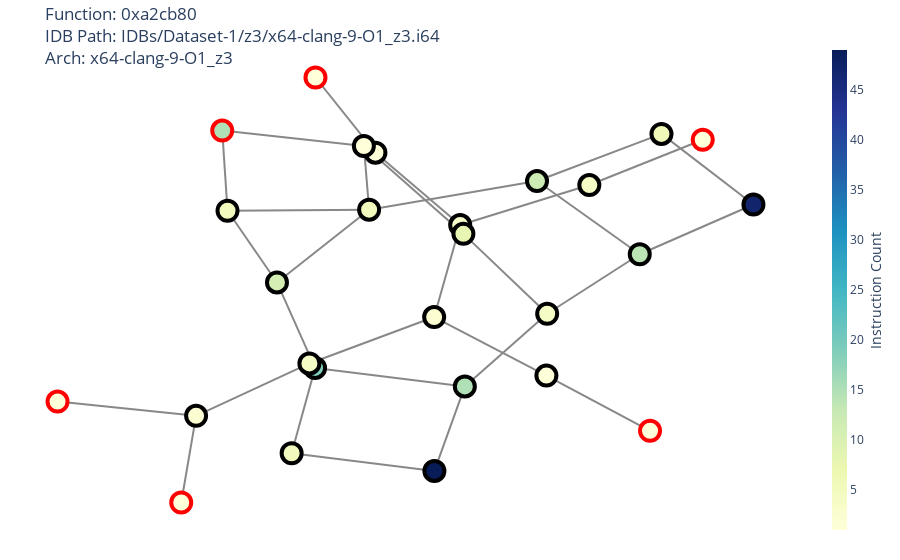
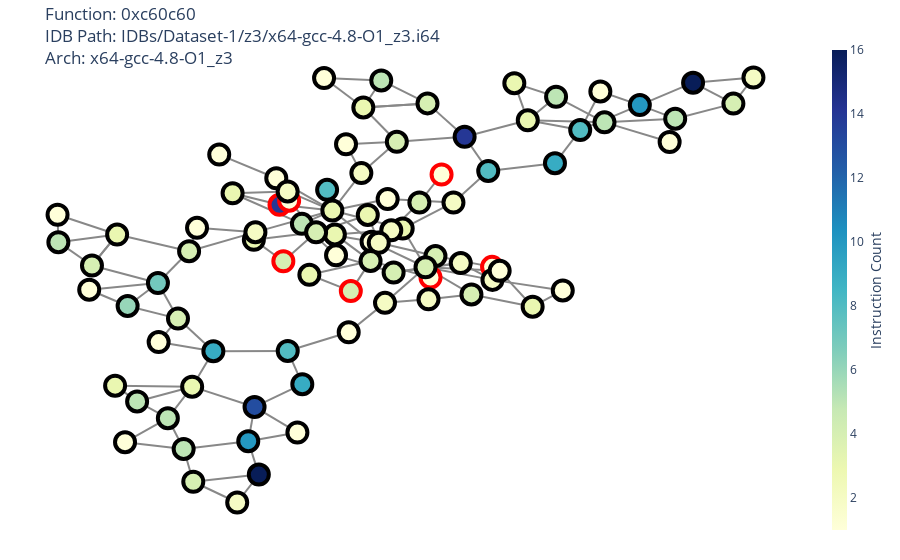
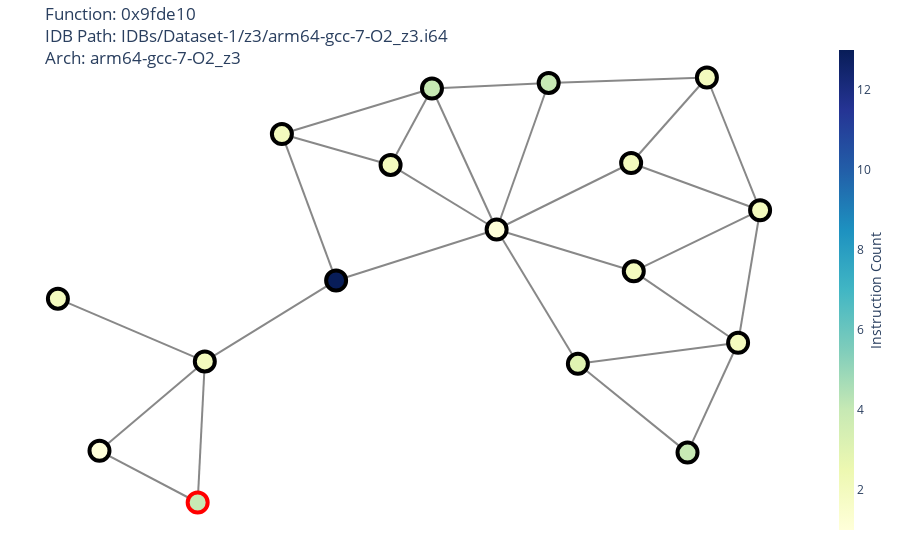
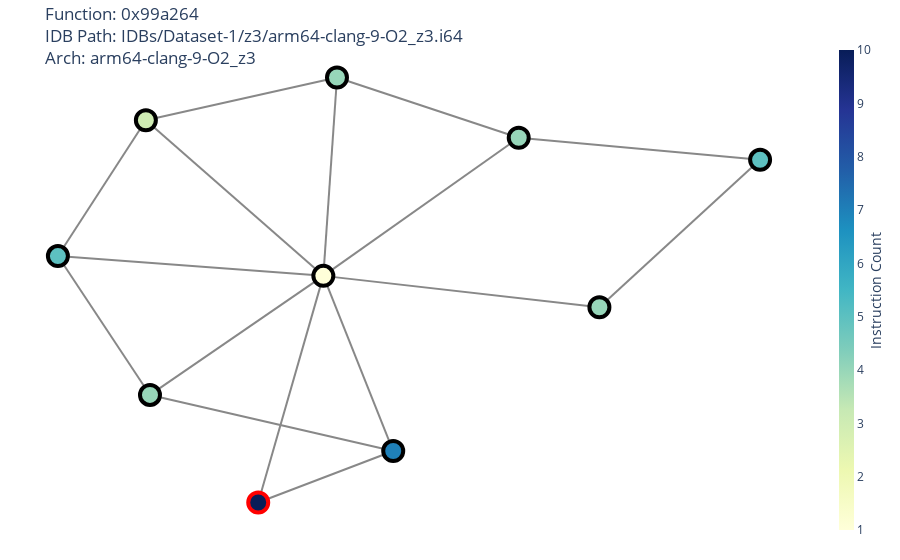

These figures' notebook cell, in order:
### Code cell
for i in range(0,10):
    for f in setup(i):
        f.show()

### Figure 1 — Plotly figure (JSON) as saved in the notebook; plotly's stock layout.template omitted (floating-point values rounded to 4 significant figures)
{"data": [{"hoverinfo": "none", "line": {"color": "#888", "width": 2}, "mode": "lines", "type": "scatter", "x": [-0.5333, -0.1444, null, 0.03487, 0.03487, null, 0.5988, 0.3445, null, -0.5478, -0.5333, null, -0.1444, 0.3167, null, -0.3572, 0.03487, null, 0.4603, 0.1057, null, 0.3167, 0.6584, null, 0.627, 0.3424, null, 0.3424, 0.03417, null, 0.3445, 0.1145, null, -0.2928, -0.3572, null, -0.6604, -0.6196, null, -1, -0.6196, null, -0.2928, 0.1185, null, -0.5333, -0.3974, null, -0.5478, -0.1588, null, -0.1444, -0.1588, null, 0.03417, -0.3084, null, -0.2917, -0.1271, null, 0.911, 0.5988, null, 0.911, 0.911, null, -0.3974, -0.2928, null, 0.7717, 0.4603, null, -0.6196, -0.3084, null, 0.03487, 0.1185, null, -0.1271, 0.1057, null, -0.3974, -0.1444, null, 0.1185, 0.3445, null, 0.3167, 0.5988, null, 0.1057, 0.03417, null, 0.6584, 0.911, null, -0.1588, 0.1145, null], "y": [0.3081, 0.313, null, -0.846, -0.846, null, 0.1153, -0.1488, null, 0.6638, 0.3081, null, 0.313, 0.4399, null, -0.7674, -0.846, null, 0.4221, 0.2447, null, 0.4399, 0.649, null, -0.6677, -0.4231, null, -0.4231, -0.1634, null, -0.1488, 0.2056, null, -0.389, -0.7674, null, -0.9859, -0.6014, null, -0.5382, -0.6014, null, -0.389, -0.4711, null, 0.3081, -0.009869, null, 0.6638, 0.5954, null, 0.313, 0.5954, null, -0.1634, -0.3692, null, 0.8992, 0.5658, null, 0.3359, 0.1153, null, 0.3359, 0.3359, null, -0.009869, -0.389, null, 0.623, 0.4221, null, -0.6014, -0.3692, null, -0.846, -0.4711, null, 0.5658, 0.2447, null, -0.009869, 0.313, null, -0.4711, -0.1488, null, 0.4399, 0.1153, null, 0.2447, -0.1634, null, 0.649, 0.3359, null, 0.5954, 0.2056, null]}, {"marker": {"color": [15, 1, 1, 1, 1, 1, 19, 5, 11, 6, 1, 1, 5, 12, 4, 47, 4, 14, 3, 2, 5, 15, 4, 8, 1, 49, 2], "colorbar": {"thickness": 15, "title": {"side": "right", "text": "Instruction Count"}, "xanchor": "left"}, "colorscale": [[0, "rgb(255,255,217)"], [0.125, "rgb(237,248,177)"], [0.25, "rgb(199,233,180)"], [0.375, "rgb(127,205,187)"], [0.5, "rgb(65,182,196)"], [0.625, "rgb(29,145,192)"], [0.75, "rgb(34,94,168)"], [0.875, "rgb(37,52,148)"], [1, "rgb(8,29,88)"]], "line": {"color": ["red", "red", "red", "red", "red", "red", "black", "black", "black", "black", "black", "black", "black", "black", "black", "black", "black", "black", "black", "black", "black", "black", "black", "black", "black", "black", "black"], "width": 4}, "reversescale": false, "showscale": true, "size": 20}, "mode": "markers", "text": ["['push', 'push', 'push', 'push', 'push', 'push', 'sub', 'mov', 'mov', 'mov', 'mov', 'mov', 'call', 'test', 'je']", "['jmp']", "['jmp']", "['jmp']", "['jmp']", "['jmp']", "['mov', 'mov', 'call', 'xor', 'mov', 'xor', 'call', 'mov', 'call', 'mov', 'mov', 'call', 'mov', 'mov', 'lea', 'call', 'mov', 'test', 'je']", "['lea', 'lea', 'lea', 'mov', 'nop']", "['mov', 'mov', 'call', 'mov', 'xor', 'call', 'mov', 'mov', 'call', 'test', 'je']", "['xor', 'lea', 'lea', 'mov', 'mov', 'nop']", "['mov']", "['mov']", "['mov', 'mov', 'call', 'test', 'je']", "['mov', 'mov', 'call', 'mov', 'call', 'mov', 'mov', 'lea', 'call', 'mov', 'test', 'je']", "['mov', 'lea', 'call', 'jmp']", "['mov', 'call', 'mov', 'mov', 'call', 'mov', 'mov', 'mov', 'call', 'mov', 'mov', 'mov', 'call', 'mov', 'mov', 'call', 'mov', 'mov', 'mov', 'mov', 'mov', 'call', 'mov', 'lea', 'mov', 'call', 'lea', 'mov', 'mov', 'mov', 'mov', 'call', 'lea', 'mov', 'call', 'mov', 'call', 'lea', 'call', 'mov', 'mov', 'call', 'add', 'cmp', 'mov', 'mov', 'jne']", "['mov', 'call', 'mov', 'call']", "['mov', 'lea', 'mov', 'call', 'mov', 'lea', 'call', 'mov', 'mov', 'mov', 'call', 'mov', 'mov', 'call']", "['lea', 'call', 'jmp']", "['mov', 'jmp']", "['mov', 'mov', 'call', 'test', 'je']", "['mov', 'lea', 'mov', 'call', 'mov', 'lea', 'call', 'mov', 'mov', 'mov', 'call', 'mov', 'mov', 'call', 'jmp']", "['lea', 'call', 'mov', 'jmp']", "['add', 'pop', 'pop', 'pop', 'pop', 'pop', 'pop', 'ret']", "['xor']", "['mov', 'mov', 'call', 'mov', 'mov', 'call', 'mov', 'mov', 'mov', 'mov', 'mov', 'call', 'mov', 'mov', 'mov', 'call', 'mov', 'mov', 'call', 'mov', 'mov', 'mov', 'mov', 'call', 'mov', 'lea', 'mov', 'call', 'mov', 'mov', 'mov', 'mov', 'call', 'lea', 'mov', 'call', 'mov', 'mov', 'mov', 'call', 'lea', 'call', 'mov', 'mov', 'call', 'add', 'cmp', 'mov', 'jne']", "['lea', 'call']"], "type": "scatter", "x": [-0.5478, 0.627, 0.7717, -1, -0.6604, -0.2917, -0.2928, -0.3572, -0.3974, 0.6584, 0.3424, -0.1271, -0.5333, 0.3167, 0.4603, 0.911, -0.3084, 0.5988, 0.1057, -0.6196, -0.1444, 0.1185, 0.3445, 0.1145, -0.1588, 0.03487, 0.03417], "y": [0.6638, -0.6677, 0.623, -0.5382, -0.9859, 0.8992, -0.389, -0.7674, -0.009869, 0.649, -0.4231, 0.5658, 0.3081, 0.4399, 0.4221, 0.3359, -0.3692, 0.1153, 0.2447, -0.6014, 0.313, -0.4711, -0.1488, 0.2056, 0.5954, -0.846, -0.1634]}], "layout": {"hovermode": "closest", "margin": {"b": 20, "l": 5, "r": 5, "t": 40}, "showlegend": false, "title": {"text": "Function: 0xa2cb80<br>IDB Path: IDBs/Dataset-1/z3/x64-clang-9-O1_z3.i64<br>Arch: x64-clang-9-O1_z3"}, "xaxis": {"showgrid": false, "showticklabels": false, "zeroline": false}, "yaxis": {"showgrid": false, "showticklabels": false, "zeroline": false}}}

### Figure 2 — Plotly figure (JSON) as saved in the notebook; plotly's stock layout.template omitted (floating-point values rounded to 4 significant figures; data arrays with more than 128 entries replaced by an {"elided": "..."} marker saying what was removed)
{"data": [{"hoverinfo": "none", "line": {"color": "#888", "width": 2}, "mode": "lines", "type": "scatter", "x": {"elided": "396 float values"}, "y": {"elided": "396 float values"}}, {"marker": {"color": [4, 14, 1, 1, 1, 4, 1, 4, 8, 2, 2, 3, 3, 3, 1, 1, 1, 2, 1, 1, 5, 2, 8, 1, 3, 9, 2, 2, 1, 8, 1, 3, 1, 16, 16, 5, 9, 1, 3, 1, 1, 2, 1, 1, 5, 3, 1, 1, 1, 5, 3, 2, 1, 3, 4, 5, 6, 5, 4, 5, 4, 4, 9, 5, 4, 5, 2, 10, 4, 4, 10, 13, 2, 14, 4, 2, 2, 4, 4, 8, 7, 4, 4, 3, 3, 3, 3, 4, 3], "colorbar": {"thickness": 15, "title": {"side": "right", "text": "Instruction Count"}, "xanchor": "left"}, "colorscale": [[0, "rgb(255,255,217)"], [0.125, "rgb(237,248,177)"], [0.25, "rgb(199,233,180)"], [0.375, "rgb(127,205,187)"], [0.5, "rgb(65,182,196)"], [0.625, "rgb(29,145,192)"], [0.75, "rgb(34,94,168)"], [0.875, "rgb(37,52,148)"], [1, "rgb(8,29,88)"]], "line": {"color": ["red", "red", "red", "red", "red", "red", "red", "black", "black", "black", "black", "black", "black", "black", "black", "black", "black", "black", "black", "black", "black", "black", "black", "black", "black", "black", "black", "black", "black", "black", "black", "black", "black", "black", "black", "black", "black", "black", "black", "black", "black", "black", "black", "black", "black", "black", "black", "black", "black", "black", "black", "black", "black", "black", "black", "black", "black", "black", "black", "black", "black", "black", "black", "black", "black", "black", "black", "black", "black", "black", "black", "black", "black", "black", "black", "black", "black", "black", "black", "black", "black", "black", "black", "black", "black", "black", "black", "black", "black"], "width": 4}, "reversescale": false, "showscale": true, "size": 20}, "mode": "markers", "text": ["['mov', 'mov', 'test', 'je']", "['push', 'push', 'push', 'push', 'push', 'push', 'sub', 'mov', 'mov', 'mov', 'mov', 'xor', 'cmp', 'jne']", "['mov']", "['mov']", "['mov']", "['mov', 'mov', 'test', 'je']", "['mov']", "['mov', 'mov', 'test', 'je']", "['add', 'pop', 'pop', 'pop', 'pop', 'pop', 'pop', 'ret']", "['cmp', 'je']", "['cmp', 'jne']", "['mov', 'mov', 'call']", "['mov', 'mov', 'call']", "['mov', 'call', 'jmp']", "['jmp']", "['add']", "['jmp']", "['cmp', 'jne']", "['jmp']", "['jmp']", "['mov', 'sub', 'mov', 'test', 'jne']", "['mov', 'call']", "['mov', 'mov', 'lea', 'mov', 'mov', 'mov', 'test', 'je']", "['mov']", "['mov', 'cmp', 'je']", "['mov', 'lea', 'lea', 'mov', 'lea', 'mov', 'lea', 'mov', 'jmp']", "['cmp', 'jne']", "['mov', 'call']", "['mov']", "['mov', 'mov', 'lea', 'mov', 'mov', 'mov', 'test', 'je']", "['jmp']", "['mov', 'cmp', 'je']", "['add']", "['add', 'mov', 'mov', 'shl', 'call', 'mov', 'mov', 'mov', 'shl', 'mov', 'mov', 'mov', 'call', 'mov', 'cmp', 'je']", "['add', 'mov', 'mov', 'shl', 'call', 'mov', 'mov', 'mov', 'shl', 'mov', 'mov', 'mov', 'call', 'mov', 'cmp', 'je']", "['mov', 'mov', 'mov', 'cmp', 'jne']", "['mov', 'lea', 'lea', 'mov', 'lea', 'mov', 'lea', 'mov', 'jmp']", "['call']", "['mov', 'mov', 'call']", "['call']", "['mov']", "['cmp', 'jne']", "['jmp']", "['add']", "['mov', 'sub', 'mov', 'test', 'jne']", "['mov', 'call', 'jmp']", "['call']", "['call']", "['call']", "['mov', 'sub', 'mov', 'test', 'jne']", "['mov', 'mov', 'call']", "['mov', 'jmp']", "['call']", "['mov', 'cmp', 'jne']", "['mov', 'mov', 'test', 'je']", "['mov', 'sub', 'mov', 'test', 'jne']", "['mov', 'mov', 'sub', 'mov', 'test', 'jne']", "['add', 'mov', 'call', 'test', 'je']", "['mov', 'mov', 'test', 'je']", "['mov', 'mov', 'lea', 'test', 'je']", "['mov', 'mov', 'mov', 'mov']", "['mov', 'mov', 'mov', 'mov']", "['mov', 'mov', 'mov', 'mov', 'mov', 'call', 'mov', 'test', 'je']", "['mov', 'mov', 'lea', 'test', 'je']", "['mov', 'mov', 'test', 'je']", "['add', 'mov', 'call', 'test', 'je']", "['mov', 'jmp']", "['mov', 'mov', 'mov', 'mov', 'mov', 'call', 'mov', 'mov', 'cmp', 'jb']", "['mov', 'mov', 'test', 'je']", "['lea', 'call', 'mov', 'call']", "['mov', 'mov', 'mov', 'mov', 'mov', 'call', 'mov', 'mov', 'cmp', 'jb']", "['mov', 'mov', 'mov', 'mov', 'call', 'mov', 'mov', 'mov', 'mov', 'call', 'mov', 'test', 'je']", "['mov', 'jmp']", "['mov', 'mov', 'mov', 'mov', 'mov', 'call', 'mov', 'mov', 'call', 'mov', 'mov', 'lea', 'cmp', 'jae']", "['mov', 'lea', 'cmp', 'je']", "['mov', 'jmp']", "['mov', 'jmp']", "['lea', 'call', 'mov', 'call']", "['mov', 'lea', 'cmp', 'je']", "['mov', 'mov', 'mov', 'mov', 'call', 'mov', 'test', 'je']", "['mov', 'mov', 'mov', 'mov', 'lea', 'cmp', 'jae']", "['lea', 'call', 'test', 'je']", "['lea', 'call', 'test', 'je']", "['add', 'cmp', 'ja']", "['add', 'cmp', 'ja']", "['add', 'cmp', 'jne']", "['add', 'cmp', 'jne']", "['mov', 'mov', 'test', 'je']", "['mov', 'xor', 'je']"], "type": "scatter", "x": [-0.00864, -0.1462, -0.1276, 0.1664, 0.1451, -0.1388, 0.2637, 0.224, -0.05435, 0.1893, 0.05727, -0.03939, 0.3067, -0.0886, -0.01272, 0.4726, 0.06241, 0.1412, 0.4001, -0.03714, 0.3872, -0.2277, 0.2563, 0.6062, -0.2366, -0.1022, 0.2645, 0.7678, -0.444, -0.1303, 0.2784, 0.342, -0.1116, 0.6514, -0.186, -0.103, 0.385, -0.2624, -0.4632, -0.5131, 0.03133, 0.2033, -0.1524, -0.3792, -0.5726, -0.1956, -0.06023, -0.0179, -0.5742, 0.05005, 0.02408, -0.1304, -0.3052, 0.0914, 0.07387, -0.4208, -0.4391, 0.4806, 0.1392, 0.6169, 0.7291, -0.3125, -0.2737, -0.331, -0.3419, -0.3615, 0.01168, -0.2064, -0.5078, 0.1236, 0.5487, -0.1943, 0.0694, 0.2108, -0.3205, -0.1926, 0.04521, 0.1546, 0.08008, 0.4337, -0.3806, 0.02941, -0.07558, -0.4593, 0.01548, 0.3326, -0.3146, 0.1354, -0.04426], "y": [-0.179, 0.156, 0.1722, 0.2738, -0.1264, -0.06306, -0.085, -0.1921, 0.214, 0.1651, -0.2248, 0.041, 0.6284, -0.1158, -0.3391, 0.5963, 0.1787, -0.2111, -0.1764, -0.04022, 0.5755, -1, 0.2876, 0.3999, 0.201, -0.5405, -0.1355, 0.6503, -0.7658, -0.4114, -0.1004, -0.2397, -0.7281, 0.6302, -0.8916, 0.08197, 0.3176, 0.3511, -0.5463, -0.1737, 0.013, -0.07039, 0.259, -0.3771, 0.01086, 0.01988, 0.6482, 0.3911, 0.1175, 0.639, 0.1167, 0.2079, 0.06671, 0.06373, -0.1071, -0.6075, -0.2368, 0.4761, 0.5498, 0.4905, 0.5489, -0.9194, -0.4124, -0.792, -0.2859, -0.6725, 0.279, -0.7618, -0.07965, 0.165, 0.5432, -0.6289, 0.05703, 0.4204, -0.02421, 0.04979, 0.008707, -0.04297, 0.4006, 0.4461, -0.1476, -0.06186, 0.04903, 0.04044, 0.5341, 0.4842, -0.5502, -0.0865, 0.1336]}], "layout": {"hovermode": "closest", "margin": {"b": 20, "l": 5, "r": 5, "t": 40}, "showlegend": false, "title": {"text": "Function: 0xc60c60<br>IDB Path: IDBs/Dataset-1/z3/x64-gcc-4.8-O1_z3.i64<br>Arch: x64-gcc-4.8-O1_z3"}, "xaxis": {"showgrid": false, "showticklabels": false, "zeroline": false}, "yaxis": {"showgrid": false, "showticklabels": false, "zeroline": false}}}

### Figure 3 — Plotly figure (JSON) as saved in the notebook; plotly's stock layout.template omitted (floating-point values rounded to 4 significant figures)
{"data": [{"hoverinfo": "none", "line": {"color": "#888", "width": 2}, "mode": "lines", "type": "scatter", "x": [0.2275, 0.09732, null, 0.6232, 0.4338, null, 0.4338, 0.09732, null, -0.0644, 0.09732, null, 0.4404, 0.09732, null, -0.6326, -0.3041, null, 0.5748, 0.3005, null, -0.4398, -0.0644, null, -0.6504, -0.896, null, -0.6504, -0.6326, null, 0.4338, 0.7563, null, -0.0644, 0.2275, null, -0.3041, 0.09732, null, -0.4398, -0.1679, null, 0.7563, 0.7013, null, 0.7013, 0.5748, null, -0.1679, 0.09732, null, 0.4404, 0.7013, null, -0.6326, -1, null, -0.3041, -0.4398, null, -0.1679, -0.0644, null, 0.6232, 0.7563, null, 0.2275, 0.6232, null, 0.09732, 0.3005, null, 0.7013, 0.3005, null, -0.896, -0.6326, null, 0.7563, 0.4404, null], "y": [0.5018, 0.09393, null, 0.517, 0.279, null, 0.279, 0.09393, null, 0.4863, 0.09393, null, -0.02253, 0.09393, null, -0.2733, -0.04796, null, -0.5271, -0.28, null, 0.3596, 0.4863, null, -0.6659, -0.522, null, -0.6659, -0.2733, null, 0.279, 0.1476, null, 0.4863, 0.5018, null, -0.04796, 0.09393, null, 0.3596, 0.2736, null, 0.1476, -0.2213, null, -0.2213, -0.5271, null, 0.2736, 0.09393, null, -0.02253, -0.2213, null, -0.2733, -0.09858, null, -0.04796, 0.3596, null, 0.2736, 0.4863, null, 0.517, 0.1476, null, 0.5018, 0.517, null, 0.09393, -0.28, null, -0.2213, -0.28, null, -0.522, -0.2733, null, 0.1476, -0.02253, null]}, {"marker": {"color": [4, 1, 2, 13, 2, 2, 4, 4, 2, 2, 2, 2, 2, 4, 2, 3, 1], "colorbar": {"thickness": 15, "title": {"side": "right", "text": "Instruction Count"}, "xanchor": "left"}, "colorscale": [[0, "rgb(255,255,217)"], [0.125, "rgb(237,248,177)"], [0.25, "rgb(199,233,180)"], [0.375, "rgb(127,205,187)"], [0.5, "rgb(65,182,196)"], [0.625, "rgb(29,145,192)"], [0.75, "rgb(34,94,168)"], [0.875, "rgb(37,52,148)"], [1, "rgb(8,29,88)"]], "line": {"color": ["red", "black", "black", "black", "black", "black", "black", "black", "black", "black", "black", "black", "black", "black", "black", "black", "black"], "width": 4}, "reversescale": false, "showscale": true, "size": 20}, "mode": "markers", "text": ["['ldr', 'movz', 'ldr', 'cbz']", "['ldur']", "['ldur', 'cbnz']", "['stp', 'mov', 'stp', 'mov', 'movz', 'add', 'ldr', 'mov', 'ldr', 'ldr', 'blr', 'tst', 'b.ne']", "['ldur', 'cbnz']", "['movz', 'ret']", "['ldur', 'cmp', 'cset', 'b']", "['mov', 'bl', 'ands', 'b.ne']", "['ldr', 'cbz']", "['ldur', 'cbnz']", "['ldr', 'cbz']", "['ldr', 'cbz']", "['cmp', 'b.eq']", "['ldr', 'bl', 'tst', 'b.eq']", "['ldr', 'cbz']", "['ldp', 'ldp', 'ret']", "['movz']"], "type": "scatter", "x": [-0.6504, -0.896, 0.4338, -0.3041, 0.4404, -1, 0.5748, 0.2275, -0.4398, -0.1679, 0.6232, 0.7563, -0.6326, -0.0644, 0.7013, 0.3005, 0.09732], "y": [-0.6659, -0.522, 0.279, -0.04796, -0.02253, -0.09858, -0.5271, 0.5018, 0.3596, 0.2736, 0.517, 0.1476, -0.2733, 0.4863, -0.2213, -0.28, 0.09393]}], "layout": {"hovermode": "closest", "margin": {"b": 20, "l": 5, "r": 5, "t": 40}, "showlegend": false, "title": {"text": "Function: 0x9fde10<br>IDB Path: IDBs/Dataset-1/z3/arm64-gcc-7-O2_z3.i64<br>Arch: arm64-gcc-7-O2_z3"}, "xaxis": {"showgrid": false, "showticklabels": false, "zeroline": false}, "yaxis": {"showgrid": false, "showticklabels": false, "zeroline": false}}}

### Figure 4 — Plotly figure (JSON) as saved in the notebook; plotly's stock layout.template omitted (floating-point values rounded to 4 significant figures)
{"data": [{"hoverinfo": "none", "line": {"color": "#888", "width": 2}, "mode": "lines", "type": "scatter", "x": [0.4051, 1, null, -0.5038, -0.7307, null, -0.07647, 0.604, null, -0.5139, -0.07647, null, -0.5038, -0.07647, null, 0.4051, -0.07647, null, 0.09574, -0.07647, null, -0.04286, 0.4051, null, -0.7307, -0.5139, null, -0.5139, -0.04286, null, -0.237, 0.09574, null, -0.04286, -0.07647, null, -0.237, -0.07647, null, -0.7307, -0.07647, null, 1, 0.604, null, 0.09574, -0.5038, null], "y": [0.4113, 0.3416, null, -0.399, 0.03861, null, -0.02388, -0.1227, null, 0.4665, -0.02388, null, -0.399, -0.02388, null, 0.4113, -0.02388, null, -0.5757, -0.02388, null, 0.6011, 0.4113, null, 0.03861, 0.4665, null, 0.4665, 0.6011, null, -0.7379, -0.5757, null, 0.6011, -0.02388, null, -0.7379, -0.02388, null, 0.03861, -0.02388, null, 0.3416, -0.1227, null, -0.5757, -0.399, null]}, {"marker": {"color": [10, 4, 3, 5, 7, 4, 4, 5, 4, 1], "colorbar": {"thickness": 15, "title": {"side": "right", "text": "Instruction Count"}, "xanchor": "left"}, "colorscale": [[0, "rgb(255,255,217)"], [0.125, "rgb(237,248,177)"], [0.25, "rgb(199,233,180)"], [0.375, "rgb(127,205,187)"], [0.5, "rgb(65,182,196)"], [0.625, "rgb(29,145,192)"], [0.75, "rgb(34,94,168)"], [0.875, "rgb(37,52,148)"], [1, "rgb(8,29,88)"]], "line": {"color": ["red", "black", "black", "black", "black", "black", "black", "black", "black", "black"], "width": 4}, "reversescale": false, "showscale": true, "size": 20}, "mode": "markers", "text": ["['stp', 'stp', 'add', 'ldr', 'movz', 'mov', 'add', 'bl', 'cmp', 'b.ne']", "['movz', 'add', 'bl', 'tbz']", "['mov', 'bl', 'tbnz']", "['movz', 'add', 'bl', 'eor', 'b']", "['movz', 'add', 'bl', 'ldr', 'ldr', 'blr', 'tbnz']", "['movz', 'add', 'bl', 'tbz']", "['movz', 'add', 'bl', 'tbz']", "['movz', 'add', 'bl', 'bl', 'tbnz']", "['ldp', 'and', 'ldp', 'ret']", "['movz']"], "type": "scatter", "x": [-0.237, -0.5038, -0.5139, 1, 0.09574, 0.4051, -0.04286, -0.7307, 0.604, -0.07647], "y": [-0.7379, -0.399, 0.4665, 0.3416, -0.5757, 0.4113, 0.6011, 0.03861, -0.1227, -0.02388]}], "layout": {"hovermode": "closest", "margin": {"b": 20, "l": 5, "r": 5, "t": 40}, "showlegend": false, "title": {"text": "Function: 0x99a264<br>IDB Path: IDBs/Dataset-1/z3/arm64-clang-9-O2_z3.i64<br>Arch: arm64-clang-9-O2_z3"}, "xaxis": {"showgrid": false, "showticklabels": false, "zeroline": false}, "yaxis": {"showgrid": false, "showticklabels": false, "zeroline": false}}}
